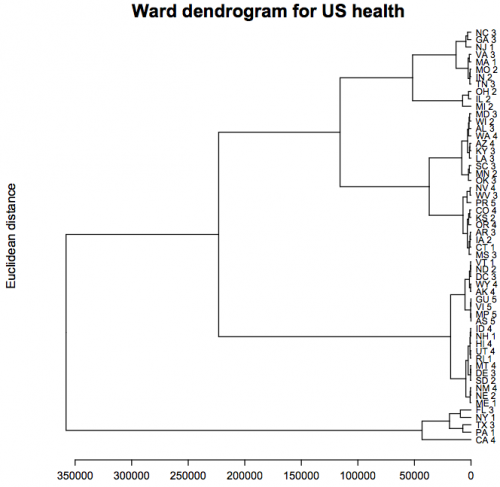

Write R code to recreate this figure.
# clear cache and close windows
rm(list=ls(all=TRUE))
graphics.off()

#setwd("C:/...")        # please change your working directory

ushealth05 = read.csv("ushealth05.csv",sep=",",header=T) # load ushealth data

ush        = ushealth05[order(ushealth05[,20]),] # order data
ushreg     = as.numeric(ush[,20])                # def. region
ushreg[ushreg==1] = 0;ushreg[ushreg==2] = 1;ushreg[ushreg==0] = 2;ushreg[ushreg==3] = 6
ushreg[ushreg==4] = 3;ushreg[ushreg==5] = 4;ushreg[ushreg==6] = 5

lab            = paste(ush[,22],ushreg)
row.names(ush) = lab
D              = dist(ush[,3:12],method="euclidean", p=2) # pairwise "euclidean" distance matrix
# using only the relevant health related causes of death
hc             = hclust(D,"ward") # perform cluster analysis using "ward" agglomeration algorithm
cl             = cutree(hc,4)     # select only 4 clusters

# plot dendrogram
opar       = par(mar=c(2, 5, 4, 2) +  5.5,cex=0.6,cex.axis=1.2,cex.main=2,cex.lab=1.4)
plot(as.dendrogram(hc),horiz=T#,main="Ward dendrogram for US health"
,xlab="",sub="",cex=1.1,ylab="Euclidean distance")
title("Ward dendrogram for US health",line=-0.5)

# perform principal component analysis to show clusters on a 2D set
pr         = prcomp(ush[,3:12])
prx        = t(t(pr$x[,1:2])*(sign(pr$x[1,1:2])))
cl2        = as.numeric(cl) # resetting colours
cl2[cl==1] = 2
cl2[cl==4] = 1
cl2[cl==2] = 3
cl2[cl==3] = 4
# plot principal components and the clusters by colour and size
par(opar)
plot(prx[,1],prx[,2],type="n",main="US health",ylab="PC2",xlab="PC1")
text(prx[,1],prx[,2],lab,xpd=NA,col=as.numeric(cl2),cex=1+0.2*as.numeric(cl2))#+1)

mu.table = rbind(apply(ush[which(cl==1),3:12],2,mean),apply(ush[which(cl==2),3:12],2,mean),apply(ush[which(cl==3),3:12],2,mean),apply(ush[which(cl==4),3:12],2,mean))
